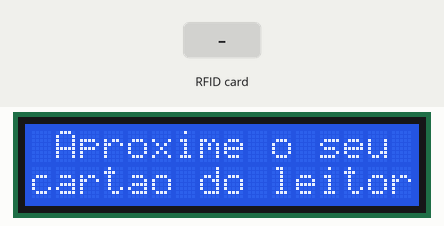
Recording of a sketch running on a simulated Arduino Uno, built with avr-gcc and run on an emulated ATmega328P. Parts: 16×2 character LCD. Inputs (shaded band) come from the test bench. What the sketch prints to the serial monitor is not drawn.

Above: at 1.3 s.
1.4 s: RFID card E6 F4 69 AC held to the reader
At 2.0 s:
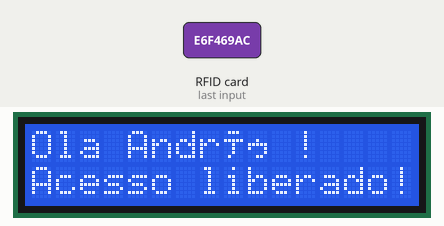
4.4 s: RFID card 50 4D 15 A4 held to the reader
At 5.3 s:
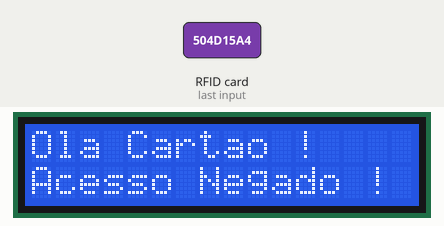
Timing chart, 0 to 7.4 s (numbered marks = the images above; inputs shaded):
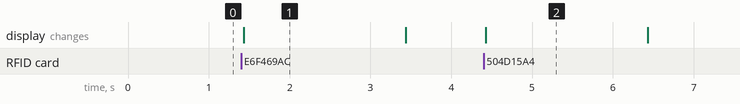

The sketch:

RFID_primeiro_teste.ino
```cpp
//Programa : RFID - Controle de Acesso leitor RFID
//Autor : FILIPEFLOP

#include <SPI.h>
#include <MFRC522.h>
#include <LiquidCrystal.h>

#define SS_PIN 10
#define RST_PIN 9
MFRC522 mfrc522(SS_PIN, RST_PIN);  // Create MFRC522 instance.

LiquidCrystal lcd(6, 7, 5, 4, 3, 2);

char st[20];

void setup()
{
  Serial.begin(9600); // Inicia a serial
  SPI.begin();  // Inicia  SPI bus
  mfrc522.PCD_Init(); // Inicia MFRC522
  Serial.println("Aproxime o seu cartao do leitor...");
  Serial.println();
  //Define o número de colunas e linhas do LCD:
  lcd.begin(16, 2);
  mensageminicial();
}

void loop()
{
  // Look for new cards
  if ( ! mfrc522.PICC_IsNewCardPresent())
  {
    return;
  }
  // Select one of the cards
  if ( ! mfrc522.PICC_ReadCardSerial())
  {
    return;
  }
  //Mostra UID na serial
  Serial.print("UID da tag :");
  String conteudo= "";
  byte letra;
  for (byte i = 0; i < mfrc522.uid.size; i++)
  {
     Serial.print(mfrc522.uid.uidByte[i] < 0x10 ? " 0" : " ");
     Serial.print(mfrc522.uid.uidByte[i], HEX);
     conteudo.concat(String(mfrc522.uid.uidByte[i] < 0x10 ? " 0" : " "));
     conteudo.concat(String(mfrc522.uid.uidByte[i], HEX));
  }
  Serial.println();
  Serial.print("Mensagem : ");
  conteudo.toUpperCase();
  if (conteudo.substring(1) == "E6 F4 69 AC") //UID 1 - Chaveiro
  {
    Serial.println("Ola André !");
    Serial.println();
    lcd.clear();
    lcd.setCursor(0,0);
    lcd.print("Ola André !");
    lcd.setCursor(0,1);
    lcd.print("Acesso liberado!");
    delay(2000);
    mensageminicial();
  }

  if (conteudo.substring(1) == "50 4D 15 A4") //UID 2 - Cartao
  {
    Serial.println("Ola Cartao !");
    Serial.println();
    lcd.clear();
    lcd.setCursor(0,0);
    lcd.print("Ola Cartao !");
    lcd.setCursor(0,1);
    lcd.print("Acesso Negado !");
    delay(2000);
    mensageminicial();
  }
}

void mensageminicial()
{
  lcd.clear();
  lcd.print(" Aproxime o seu");
  lcd.setCursor(0,1);
  lcd.print("cartao do leitor");
}
```

Measured:
- after the input at 1.4 s, the display: changes at once (image 1)
- after the input at 4.4 s, the display: changes at once (image 2)
- what the display in image 1 shows lasts 2.0 s, from 1.4 s to 3.4 s
